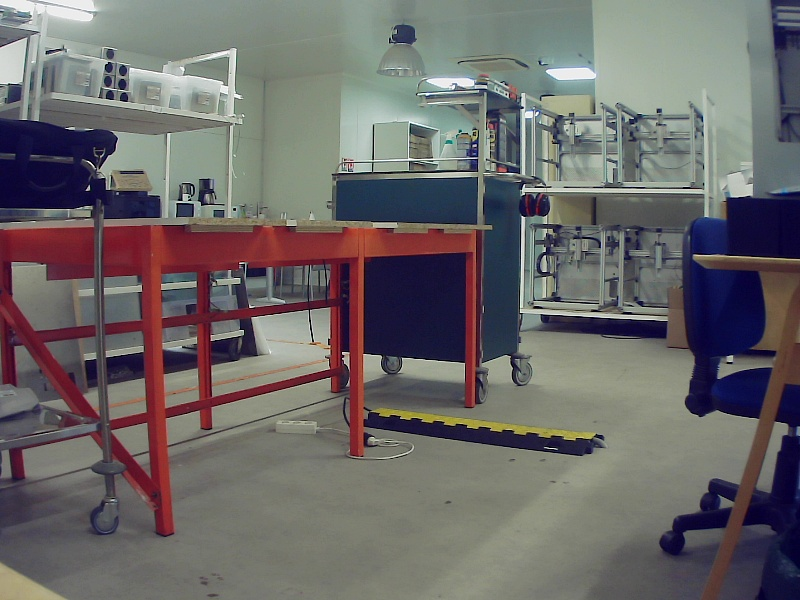
#> input picture result/left_image.jpg, 800 x 600 px
$ python stereo_static.py
#> lines starting #> are read from the running program, lines starting #| are printed output that depends on the picture
#!/usr/bin/env python3
# -*- coding: utf-8 -*-
"""
Created on Wed Jun  5 11:09:50 2024

@author: clement
"""


import numpy as np
import cv2
import matplotlib.pyplot as plt
import os

def overlay_images(image1, image2, alpha=0.5):
    # Vérification des dimensions des images
    if image1.shape != image2.shape:
        raise ValueError("Les dimensions des images ne correspondent pas.")

    # Superposition des images avec un facteur d'opacité alpha
    overlaid_image = cv2.addWeighted(image1, alpha, image2, 1 - alpha, 0)

    return overlaid_image

def combine_images(image1, image2):
    # Vérifiez si les images ont la même hauteur
    if image1.shape[0] != image2.shape[0]:
        # Redimensionnez les images pour avoir la même hauteur
        height = min(image1.shape[0], image2.shape[0])
        image1 = cv2.resize(image1, (int(image1.shape[1] * height / image1.shape[0]), height))
        image2 = cv2.resize(image2, (int(image2.shape[1] * height / image2.shape[0]), height))

    # Concaténer les images horizontalement
    combined_image = np.hstack((image1, image2))
    return combined_image

with np.load('calibration/stereo_calib.npz') as data:
#> (reads calibration/stereo_calib.npz from the repository)
    mtxL = data['mtxL']
    distL = data['distL']
    mtxR = data['mtxR']
    distR = data['distR']
#    R = data['R']
#    T = data['T']
    R1 = data['R1']
    R2 = data['R2']
    projMatrixL = data['P1']
    projMatrixR = data['P2']
    Q = data['Q']

# Chargement des cartes de rectification
cv_file = cv2.FileStorage('calibration/stereoMap.xml', cv2.FILE_STORAGE_READ)
stereoMapL_x = cv_file.getNode('stereoMapL_x').mat()
stereoMapL_y = cv_file.getNode('stereoMapL_y').mat()
stereoMapR_x = cv_file.getNode('stereoMapR_x').mat()
stereoMapR_y = cv_file.getNode('stereoMapR_y').mat()
cv_file.release()

# [19 lines of commented-out code are left out]


frame_left = cv2.imread('result/left_image.jpg')
#> frame_left is the input picture: shape (600, 800, 3); mean B, G, R 104.2, 104.3, 107.7

frame_right= cv2.imread('result/right_image.jpg')
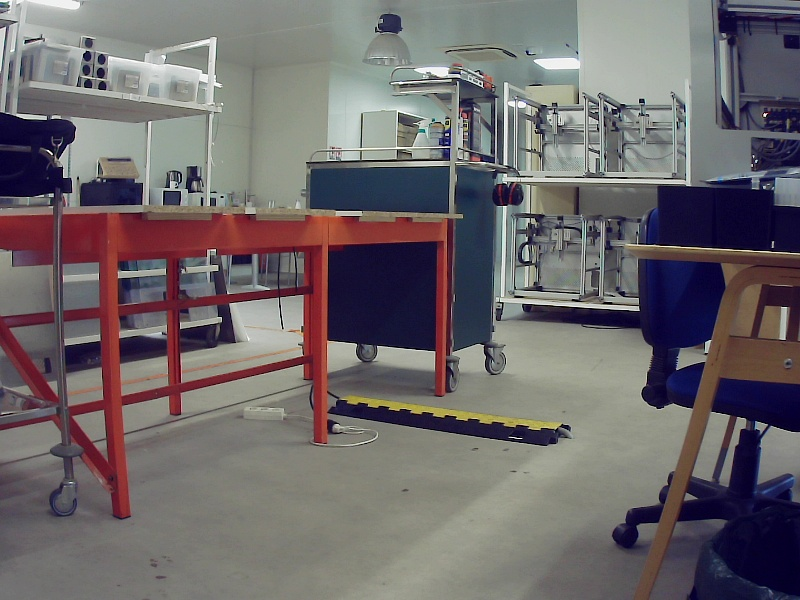
#> input picture result/right_image.jpg, 800 x 600 px
#> frame_right is the input picture: shape (600, 800, 3); mean B, G, R 106.4, 104.1, 109.9


img_undistorted_left = cv2.undistort(frame_left, mtxL, distL, None, newCameraMatrix=mtxL)
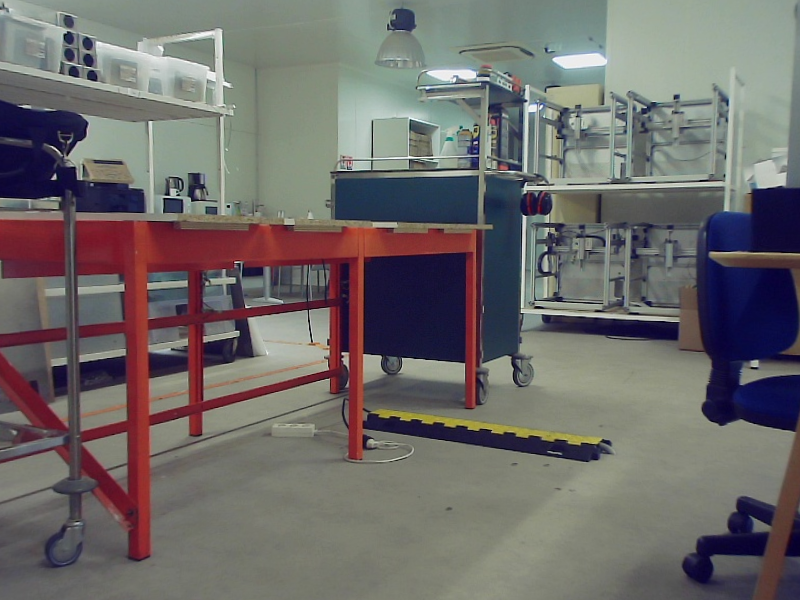
#> img_undistorted_left: shape (600, 800, 3); mean B, G, R 105.2, 106.3, 109.8
img_undistorted_right = cv2.undistort(frame_right, mtxR, distR, None, newCameraMatrix=mtxR)
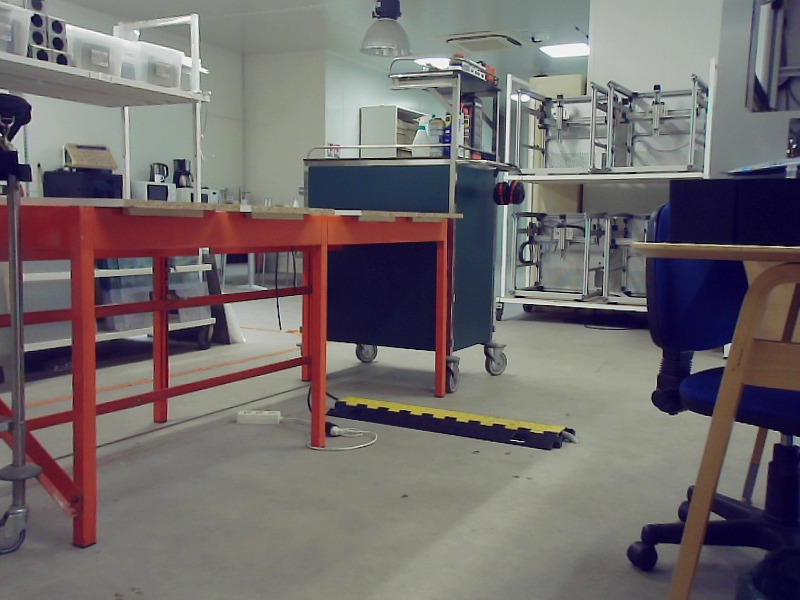
#> img_undistorted_right: shape (600, 800, 3); mean B, G, R 107.6, 106.6, 112.8
undistorted = combine_images(img_undistorted_left,img_undistorted_right)
#> in combine_images, `combined_image = np.hstack((image1, image2))`:
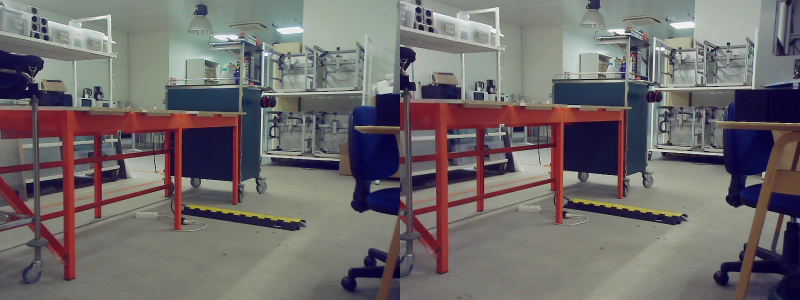
#> combined_image: shape (600, 1600, 3) (shown at 1/2 size); mean B, G, R 106.4, 106.4, 111.3

#> (the run stopped early here; a loop or call above may not have finished)
